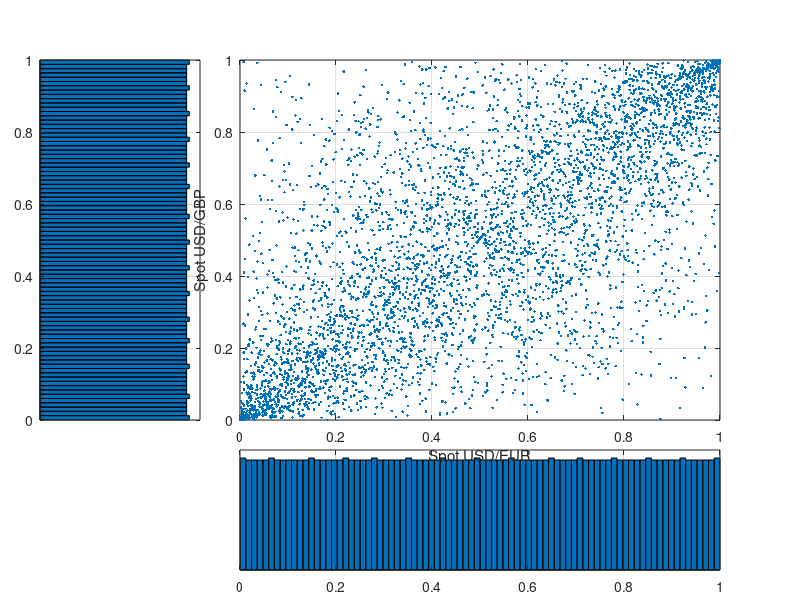
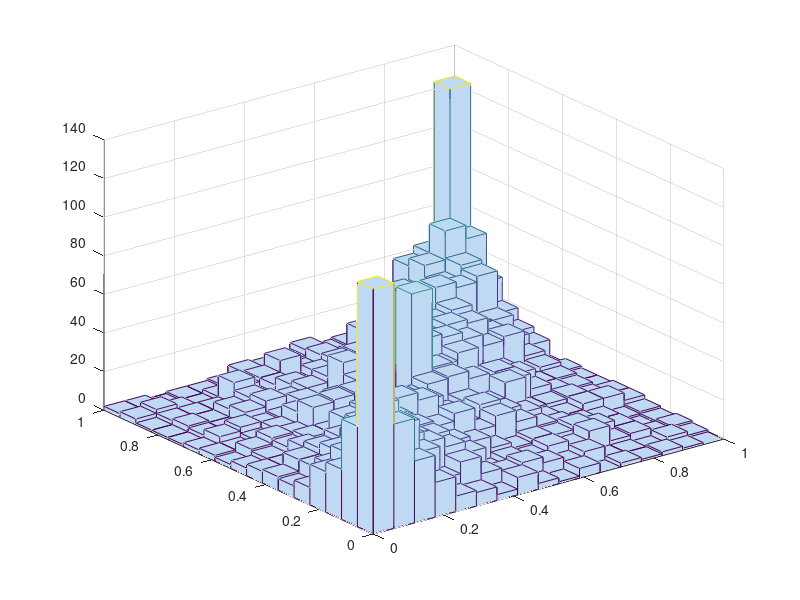

Write MATLAB code to recreate these figures, in order.
% this script display the empirical copula of a set of market variables
% see "Risk and Asset Allocation"-Springer (2005), by A. Meucci

clc; clear; close all
%%%%%%%%%%%%%%%%%%%%%%%%%%%%%%%%%%%%%%%%%%%%%%%%%%%%%%%%%%%%%%%%%%%%%%%%%%%%%%%%%%%%%%%%%%%%%%%%%%%%%%%%%%%%%
% input parameters 
load db_FX 
Display=[1 2];  % 1 = Spot USD/EUR; 2 = Spot USD/GBP; 3 = Spot USD/JPY; 

%%%%%%%%%%%%%%%%%%%%%%%%%%%%%%%%%%%%%%%%%%%%%%%%%%%%%%%%%%%%%%%%%%%%%%%%%%%%%%%%%%%%%%%%%%%%%%%%%%%%%%%%%%%%%
X=log(Data(2:end,2:end))-log(Data(1:end-1,2:end));

% compute empirical copula by sorting
[NumObs,K]=size(X);
[W,C]=sort(X);
for k=1:K
    x=C(:,k);
    y=[1:NumObs];
    xi=[1:NumObs];
    yi = interp1(x,y,xi);
    Copula(:,k)=yi/(NumObs+1);
end

%%%%%%%%%%%%%%%%%%%%%%%%%%%%%%%%%%%%%%%%%%%%%%%%%%%%%%%%%%%%%%%%%%%%%%%%%%%%%%%%%%%%%%%%%%%%%%%%%%%%%%%%%%%%
% plots
%%%%%%%%%%%%%%%%%%%%%%%%%%%%%%%%%%%%%%%%%%%%%%%%%%%%%%%%%%%%%%%%%%%%%%%%%%%%%%%%%%%%%%%%%%%%%%%%%%%%%%%%%%%%

figure 
% marginals
NumBins=round(10*log(NumObs));

subplot('Position',[.05 .3 .2 .6]) 
[n,D]=hist(Copula(:,Display(2)),NumBins);
barh(D,n,1);
[y_lim]=get(gca,'ylim');
set(gca,'xtick',[])
grid on

subplot('Position',[.3 .05 .6 .2]) 
[n,D]=hist(Copula(:,Display(1)),NumBins);
bar(D,n,1);
[x_lim]=get(gca,'xlim');
set(gca,'ytick',[])
grid on

% scatter plot
subplot('Position',[.3 .3 .6 .6]) 
h=plot(Copula(:,Display(1)),Copula(:,Display(2)),'.');
set(gca,'xlim',x_lim,'ylim',y_lim)
grid on
xlabel(num2str(Fields(Display(1)+1).Name));
ylabel(num2str(Fields(Display(2)+1).Name));

% 3-d histogram (~rescaled pdf)
NumBins3d=round(sqrt(NumObs)/4);
figure
hist3(Copula(:,Display),[NumBins3d NumBins3d]);
